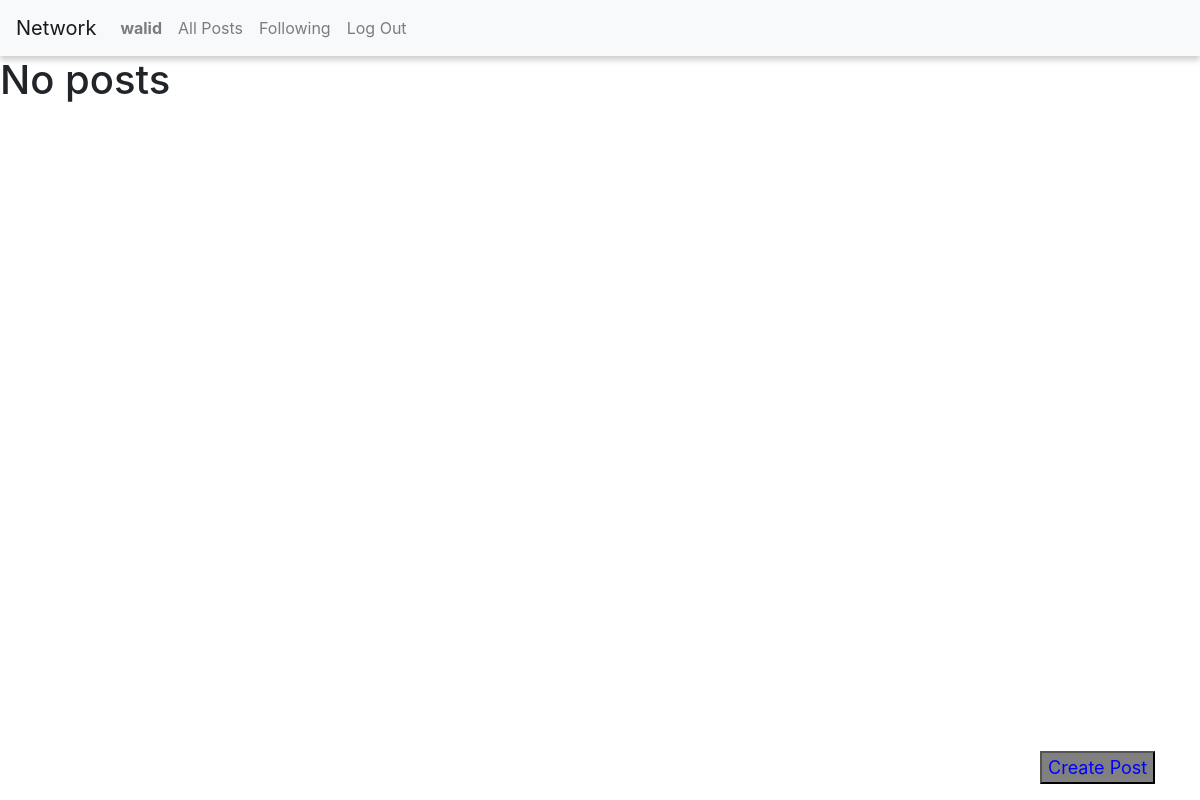
Before: /following (signed in) with the older database file.
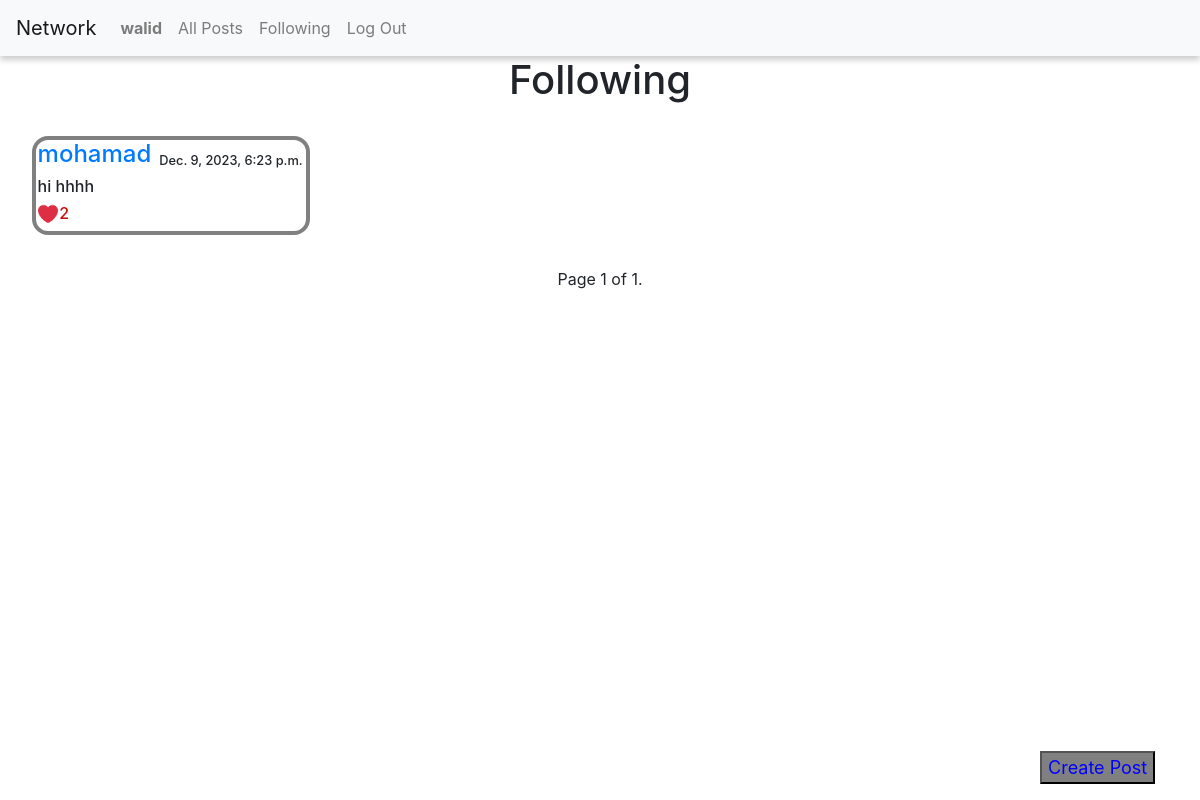
After: the same page with the newer database file.
### network/models.py (models this page shows)
class Posts(models.Model):
    creator = models.ForeignKey(User, on_delete=models.CASCADE)
    contents = models.CharField(max_length=300)
    date_created = models.DateTimeField(auto_now_add=True)
    likes_num = models.IntegerField(default=0)

class User(AbstractUser):
    pass

### network/views.py (the view)
# urls.py: path("following", views.following, name="following"),
@login_required
def following(request):
    likes = Likes.objects.all()
    liked_posts = []
    try:
        for like in likes:
            if like.user.id == request.user.id:
                liked_posts.append(like.post.id)
    except:
        liked_posts = []
    user = request.user
    if user.is_authenticated:
        user_following = Followers.objects.filter(followers=user).all()
        all_followers = []
        follow_posts = []
        for followerr in user_following:
            followerr = User.objects.get(username=followerr.following)
            all_followers.append(followerr)
        for follower in all_followers:
            follow_post = Posts.objects.filter(creator=follower).all()
            for post in follow_post:
                follow_posts.append(post)
                print(follow_post)
        if follow_posts == []:
            return render(request, "network/following.html", )
        else:
            follow_posts.reverse()
            paginator = Paginator(follow_posts, 10
    )
            page_number = request.GET.get("page")
            page_obj = paginator.get_page(page_number)
            return render(request, "network/following.html", {
                "title": 'Following',
                "posts": follow_post,
                "page_obj": page_obj,
                "liked_posts": liked_posts
            })
    else:
        return HttpResponseRedirect(reverse("register"))

### network/templates/network/following.html
{% extends "network/index.html" %}

### network/templates/network/index.html (shortened to what this page needs)
{% extends "network/layout.html" %}
{% load static %}
{% block body %}
        {% if posts %}
        <h1 id="all_posts">{{title}}</h1>
        {% for post in page_obj %}
        <div id="post_content">
            <div id="creator_post">
                <h4 id="creator"><a href="{% url "profile" post.creator %}">{{ post.creator }}</a></h4>
                <h5 id="date">{{ post.date_created }}</h5></div>
            <div id="div{{post.id}}"><h6 id="post{{post.id}}">{{ post.contents }}</h6><textarea class="text" name="contents" id="text{{post.id}}"></textarea></div>
            <div id="creator_post">
            {% if post.id in liked_posts %}
            <img data-id={{post.id}} id="image{{post.id}}" class="image" src={% static "network/like.png" %} alt="liked">
            <h6 data-id={{post.id}} class="likes_num" id="likes{{post.id}}">{{ post.liked_post.count }}</h6>
            {% else %}
            <img data-id={{post.id}} id="image{{post.id}}" class="image" src={% static "network/unlike.png" %} alt="unlike">
            <h6 data-id={{post.id}} class="likes_num" id="likes{{post.id}}">{{post.liked_post.count}}</h6>{% endif %}
                <button class="save_btn" id="save_btn{{post.id}}" data-id={{post.id}} >Save</button></div>
            </div>
        </div>
        {% endfor %}
        <div class="pagination">
            <span class="step-links">
                <span class="current">
                    Page {{ page_obj.number }} of {{ page_obj.paginator.num_pages }}.
                </span>
            </span>
        </div>
        {% else %}
        <h1>No posts</h1>
        {% endif %}
    <div id="create_post"><button id="create_post_btn"><a id="create_post_btn" href="{% url 'create_post' %}">Create Post</a></button></div>
{% endblock %}

Changed rows visible on the page:
added Posts: creator "mohamad", date_created "Dec. 9, 2023, 6:23 p.m.", contents "hi hhhh", liked_post.count "2"
Other visible differences:
{{ title }}: (not shown) → "Following"
{{ page_obj.number }}: (not shown) → "1"
{{ page_obj.paginator.num_pages }}: (not shown) → "1"
text no longer shown: "No posts"
text now shown: "Page of ."
